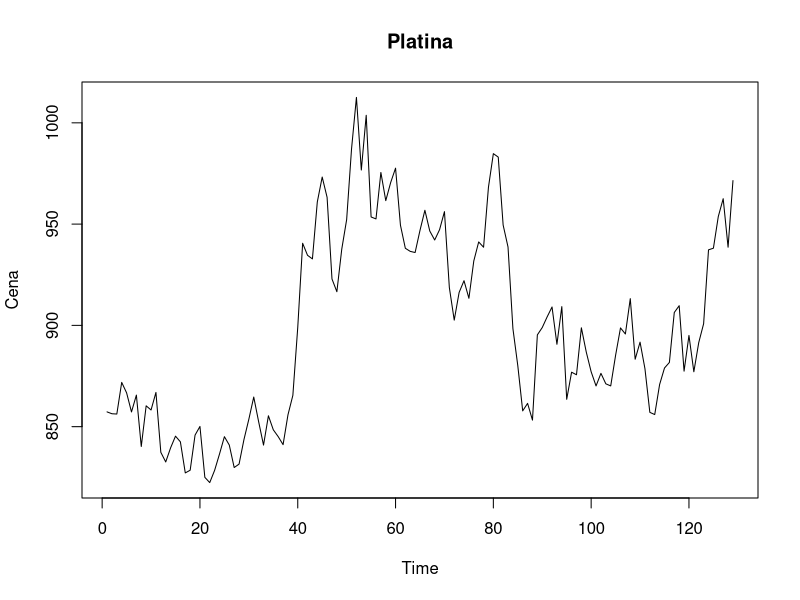

This chart was generated by the following R code: (Note: this script raises an error after producing the figure.)
# GLAJENJE ČASOVNIH VRST
# Finančni praktikum 2020/21
# Mitja Mandić

#PRVA NALOGA

#uvoz in obdelava podatkov
platina <- read.csv("cetrta_naloga/platina20.csv")

platina_zakljuceni <- platina$Close


platina_zakljuceni <- gsub(",", "", platina_zakljuceni)
platina_zakljuceni <- gsub("\\$", "", platina_zakljuceni)

#podatki do sredine maja 2020

dolzina <- 129

platina_zakljuceni <- as.numeric(rev(platina_zakljuceni[1:dolzina]))

graf_platina <- ts.plot(platina_zakljuceni, ylab = "Cena")
title("Platina")


#DRUGA NALOGA


#druga a
G <- function(vrsta, k) {
  
  glajene_vr <- c()
  #seštevamo delne vsote časovne vrste in jih delimo s k
  for (i in k:length(vrsta)) {
    glajene_vr[i] <- (1/k) * sum(vrsta[(i-k+1):i])
  }
  
  return(ts(glajene_vr))
}



#glajenje reda 7, k = 7

glajena.7 <- G(platina_zakljuceni, 7)

naslednji_dan <- glajena[length(glajena)]

ts.plot(platina_zakljuceni,glajena.7, ylab = "Cena", col = c("black", "red"))
title("Glajenje reda 7")

#druga d

#standardna kvadratična napaka
MSE.7 <- sum((platina_zakljuceni[8:dolzina-1]-glajena.7[8:dolzina-1]) ^ 2) / (dolzina - 7)

#postopek ponovljen še za reda k = 14 in k = 30
#k = 14
glajena.14 <- G(platina_zakljuceni,14)

ts.plot(platina_zakljuceni, glajena.14, ylab = "Cena", col = c("black", "red"))
title("Glajenje reda 14")
glajena.14.graf <- recordPlot

MSE.14 <- sum((platina_zakljuceni[15:dolzina-1]-glajena.14[15:dolzina-1]) ^ 2) / (dolzina - 14)

#k = 30
glajena.30 <- G(platina_zakljuceni,30)

ts.plot(platina_zakljuceni, glajena.30, ylab = "Cena", col = c("black", "red"))
title("Glajenje reda 30")
glajena.30.graf <- recordPlot()

MSE.30 <- sum((platina_zakljuceni[31:dolzina-1]-glajena.14[31:dolzina-1]) ^ 2) / (dolzina - 31)


par(mfrow = c(2,2))
ts.plot(platina_zakljuceni,glajena.7, ylab = "Cena", col = c("black", "red"))
title("Glajenje reda 7")
ts.plot(platina_zakljuceni, glajena.14, ylab = "Cena", col = c("black", "red"))
title("Glajenje reda 14")
ts.plot(platina_zakljuceni, glajena.30, ylab = "Cena", col = c("black", "red"))
title("Glajenje reda 30")



#TRETJA NALOGA


#eksponentno glajenje

EG <- function(vrsta, alpha){
  l <- c()
  #začetna vrednost se ujema s prvo vrednostjo iz časovne vrste
  l[1] <- vrsta[1]
  for (i in 2:length(vrsta)){
    #rekurzivna formula za računanje naprej
    l[i] <- alpha * vrsta[i] + (1-alpha) * l[i-1]
  }
  return(ts(l))
}

#izbral sem vrednost 0.2, izračunal eksponentno glajeno vrsto.
EG.02 <- EG(platina_zakljuceni, 0.2)

ts.plot(EG.02, platina_zakljuceni, col = c("red", "black"), ylab = "Cena")
title("Eskponentno glajenje")





